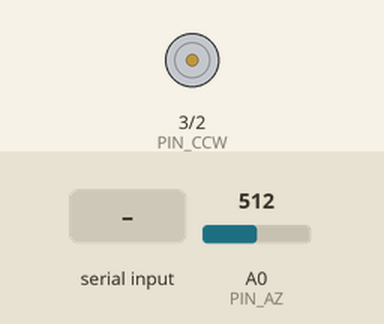
The sketch below on a simulated Arduino Nano, built with avr-gcc and run on an emulated ATmega328P. Parts: motor-driver pin pairs drawn as motors (green arrow = first pin HIGH = forward, orange = second pin HIGH = backward, longer = more drive). The test bench sets the inputs (shaded band); at power-on: A0 (PIN_AZ) = 512. What the sketch prints to the serial monitor is not drawn.

Above: at 1.2 s.
1.3 s: "w\n" received over Serial
At 2.2 s:
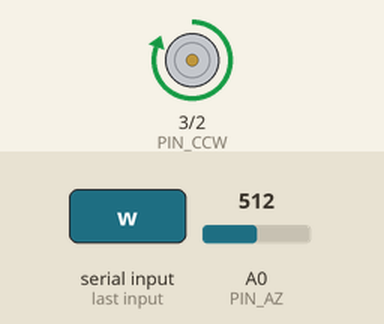
2.8 s: "R\n" received over Serial
At 5.0 s:
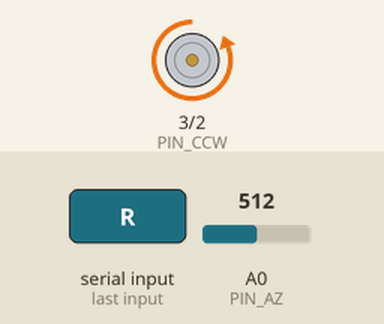
5.3 s: "L\n" received over Serial
At 7.2 s:
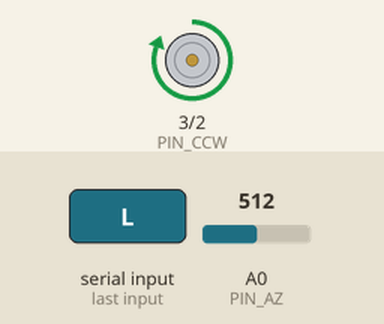
7.8 s: "r\n" received over Serial
At 10.2 s:
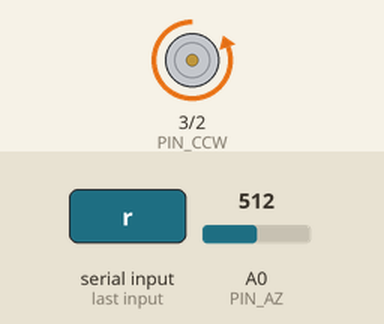
Timing chart, 0 to 15.3 s (numbered marks = the images above; inputs shaded):
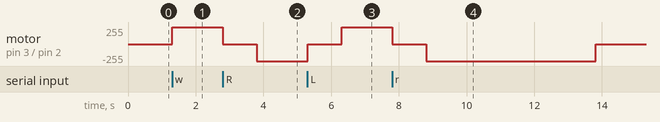

The sketch:

rotor_k3ng_ON5AM.ino
```cpp
// Yaesu G-2800DXC rotator controller — ON5AM
// GS-232A protocol | Arduino Nano
// Pins: D2=CW, D3=CCW, A0=azimuth potentiometer voltage
// Calibration: table of ADC → degrees points (see CAL_ADC / CAL_DEG)
// Commands: R=CW, L=CCW, A=stop azimuth, S=stop all, C=azimuth, M xxx=go to xxx°,
//           W aaa eee=go to aaa° (elevation ignored)
// ON5AM extension (not GS-232A): \R = raw ADC value, for calibration
//                                \B = internal 1.1 V reference (diagnostic)
// M / W: rotation, then check at rest and corrective pulses (see updateMove)
// Safety: CW/CCW interlock, pause on direction reversal, relay timeout,
//         software limit 0–360°

// ── Pins ─────────────────────────────────────────────────────────────────────
#define PIN_CW    2   // Clockwise rotation (CW)
#define PIN_CCW   3   // Counter-clockwise rotation (CCW)
#define PIN_AZ    A0  // Azimuth potentiometer

// ── ADC calibration ──────────────────────────────────────────────────────────
// Measured points (increasing ADC); linear interpolation between two neighbouring points
// Measured 2026-10-22 against the control box needle: new Nano (USB), relay coils on separate 5 V.
// 390° = overlap zone (30 on the dial): used to detect going past 360°.
const int CAL_ADC[] = { 17, 198, 389, 587, 777, 840 };
const int CAL_DEG[] = {  0,  90, 180, 270, 360, 390 };
#define CAL_POINTS ((int)(sizeof(CAL_ADC) / sizeof(CAL_ADC[0])))

// ── Parameters ───────────────────────────────────────────────────────────────
#define AZ_TOLERANCE      2         // Stop tolerance in degrees
#define AZ_MIN_DEG        0         // CCW software limit
#define AZ_MAX_DEG        360       // CW software limit (360–450° overlap not used)
#define DIR_CHANGE_MS     1000UL    // Pause with relays released before a direction reversal
#define RELAY_TIMEOUT_MS  300000UL  // Cut-off if no movement command for 300 s
#define SETTLE_MS         1500UL    // M: wait with relays released before the reading at rest
#define MS_PER_DEG        400UL     // M: pulse duration per degree (≈ 2.5°/s under external control)
#define COARSE_DEG        20        // M: above this error, guided rotation; otherwise a timed pulse
#define MAX_ATTEMPTS      5         // M: maximum number of rotation phases per target
#define PERSIST_MS        400UL     // Minimum duration of a stop condition (~0.2 s spikes ignored)
#define STALL_MS          5000UL    // Stall: relay energised without movement for this long…
#define STALL_DEG         2         // …of less than this many degrees → stop (end stop, ice, box switched off)
#define ADC_SAMPLES       9         // Number of averaged readings
#define SERIAL_BAUD       9600

// ── State variables ──────────────────────────────────────────────────────────
enum Direction { DIR_STOP, DIR_CW, DIR_CCW };

Direction activeDir    = DIR_STOP;  // Direction actually applied to the relays
Direction requestedDir = DIR_STOP;  // Requested direction (may wait for the end of the pause)
Direction lastDir      = DIR_STOP;  // Last applied direction, to detect a reversal
unsigned long stopTime    = 0;      // Time the relays were last released
unsigned long lastMoveCmd = 0;      // Time of the last movement command
int  targetAzimuth  = -1;
char serialBuf[32];
int  bufIdx         = 0;

// Going to a target (M / W) in two stages:
//   MV_MOVE   : rotation guided by the reading while moving, stops once the target is reached
//   MV_SETTLE : relays released, wait, then reading at rest (the only accurate reading)
//   MV_PULSE  : small remaining error → timed pulse, then a new check
enum MoveState { MV_IDLE, MV_MOVE, MV_SETTLE, MV_PULSE };
MoveState moveState  = MV_IDLE;
Direction moveDir    = DIR_STOP;    // Direction of the current phase
unsigned long stateTime  = 0;       // Start of the wait (MV_SETTLE)
unsigned long pulseStart = 0;       // Moment the relay actually closed (MV_PULSE), 0 = not yet
unsigned long pulseMs    = 0;       // Pulse duration
int  moveAttempts   = 0;            // MOVE/PULSE phases already done for this target
unsigned long reachedSince = 0;     // MV_MOVE: target seen reached since (0 = no)
unsigned long limitSince   = 0;     // Software limit seen reached since (0 = no)
Direction stallDir    = DIR_STOP;   // Stall: direction being watched
unsigned long stallStart = 0;       // Stall: start of the watch window
int  stallAz        = 0;            // Stall: azimuth at the start of the window

// True if cond has been true without interruption for PERSIST_MS; since stores the start time
bool persistent(bool cond, unsigned long &since) {
  if (!cond) {
    since = 0;
    return false;
  }
  if (since == 0) since = millis();
  return millis() - since >= PERSIST_MS;
}

// ── Helper functions ─────────────────────────────────────────────────────────

int readAzimuthADC() {
  long sum = 0;
  for (int i = 0; i < ADC_SAMPLES; i++) {
    sum += analogRead(PIN_AZ);
    delayMicroseconds(200);
  }
  return (int)(sum / ADC_SAMPLES);
}

int adcToDegrees(int adc) {
  if (adc <= CAL_ADC[0]) return CAL_DEG[0];
  for (int i = 1; i < CAL_POINTS; i++) {
    if (adc <= CAL_ADC[i]) {
      return CAL_DEG[i - 1] + (int)((long)(adc - CAL_ADC[i - 1]) * (CAL_DEG[i] - CAL_DEG[i - 1])
                                    / (CAL_ADC[i] - CAL_ADC[i - 1]));
    }
  }
  return CAL_DEG[CAL_POINTS - 1];
}

// Internal 1.1 V reference read against AVcc: the value rises when the 5 V supply drops.
// Diagnostic only (\B). The Nano's 5 V drops by about 3 % when a relay coil is powered
// from it (4.68 → 4.54 V), and the ground return also shifts A0: the reading while rotating
// is off by ±5–10°. Hence the two-stage M stop, checked at rest.
int readBandgap() {
  ADMUX = _BV(REFS0) | _BV(MUX3) | _BV(MUX2) | _BV(MUX1);  // AVcc reference, internal 1.1 V channel
  delay(1);                                                // let the reference settle
  long sum = 0;
  for (int i = 0; i < 16; i++) {
    ADCSRA |= _BV(ADSC);
    while (bit_is_set(ADCSRA, ADSC));
    sum += ADC;
  }
  analogRead(PIN_AZ);  // discarded conversion: switches the multiplexer back to A0
  return (int)(sum / 16);
}

int currentAzimuth() {
  return adcToDegrees(readAzimuthADC());
}

// ── Relay control ────────────────────────────────────────────────────────────

// Releases both relays and remembers the direction that was just cut
void relaysOff() {
  digitalWrite(PIN_CW,  LOW);
  digitalWrite(PIN_CCW, LOW);
  if (activeDir != DIR_STOP) {
    lastDir  = activeDir;
    stopTime = millis();
  }
  activeDir = DIR_STOP;
}

// The only place where a relay is energised.
// Interlock: both relays are always released before one is energised.
// Direction reversal: the new relay is only energised after DIR_CHANGE_MS with
// relays released; until then the request stays pending and loop() re-applies it.
void applyDirection(Direction d) {
  if (d == activeDir) return;
  relaysOff();
  if (d == DIR_STOP) return;
  if (lastDir != DIR_STOP && d != lastDir && millis() - stopTime < DIR_CHANGE_MS) return;
  digitalWrite(d == DIR_CW ? PIN_CW : PIN_CCW, HIGH);
  activeDir = d;
}

// Full stop: relays released, request and target cleared
void stopMotor() {
  targetAzimuth = -1;
  moveState     = MV_IDLE;
  requestedDir  = DIR_STOP;
  relaysOff();
}

// M: relays released, target kept; reading at rest after SETTLE_MS
void startSettle() {
  requestedDir = DIR_STOP;
  relaysOff();
  moveState = MV_SETTLE;
  stateTime = millis();
}

// M: advances the MV_MOVE / MV_SETTLE / MV_PULSE state machine by one step (called by loop)
void updateMove() {
  if (moveState == MV_IDLE || targetAzimuth < 0) return;

  if (moveState == MV_SETTLE) {
    if (millis() - stateTime < SETTLE_MS) return;
    int diff = targetAzimuth - currentAzimuth();  // reading at rest: the only accurate one
    if (abs(diff) <= AZ_TOLERANCE || moveAttempts >= MAX_ATTEMPTS) {
      stopMotor();
      return;
    }
    moveAttempts++;
    moveDir      = diff > 0 ? DIR_CW : DIR_CCW;
    requestedDir = moveDir;
    if (abs(diff) > COARSE_DEG) {
      moveState    = MV_MOVE;
      reachedSince = 0;
    } else {
      moveState  = MV_PULSE;
      pulseStart = 0;
      pulseMs    = (unsigned long)abs(diff) * MS_PER_DEG;
    }
    return;
  }

  if (moveState == MV_MOVE) {
    // Reading while moving (off by a few degrees): only used to get close
    int az = currentAzimuth();
    bool reached = (moveDir == DIR_CW) ? az >= targetAzimuth - AZ_TOLERANCE
                                       : az <= targetAzimuth + AZ_TOLERANCE;
    if (persistent(reached, reachedSince)) startSettle();
    return;
  }

  // MV_PULSE: the duration counts from the moment the relay actually closes (after any reversal pause)
  if (pulseStart == 0) {
    if (activeDir == moveDir) pulseStart = millis();
    return;
  }
  if (millis() - pulseStart >= pulseMs) startSettle();
}

// Software limit: false if the requested direction pushes beyond AZ_MIN_DEG / AZ_MAX_DEG
bool directionAllowed(Direction d) {
  if (d == DIR_CW)  return currentAzimuth() < AZ_MAX_DEG;
  if (d == DIR_CCW) return currentAzimuth() > AZ_MIN_DEG;
  return true;
}

// Continuous manual rotation (R / L); refused (stop) if already at the limit
void startManual(Direction d) {
  if (!directionAllowed(d)) {
    stopMotor();
    return;
  }
  targetAzimuth = -1;
  moveState     = MV_IDLE;
  requestedDir  = d;
  lastMoveCmd   = millis();
  applyDirection(d);
}

// ── GS-232A reply ────────────────────────────────────────────────────────────
// Format: "+0XXX" (3 digits, zero-padded)
void sendAzimuth(int az) {
  char buf[16];
  snprintf(buf, sizeof(buf), "+0%03d\r\n", az);
  Serial.print(buf);
}

// ── GS-232A command parser ───────────────────────────────────────────────────
void parseCommand(char *cmd) {
  // Skip leading spaces/CR/LF
  while (*cmd == ' ' || *cmd == '\r' || *cmd == '\n') cmd++;

  if (cmd[0] == 'C' || cmd[0] == 'c') {
    // C  → current azimuth
    sendAzimuth(currentAzimuth());

  } else if (cmd[0] == 'M' || cmd[0] == 'm' || cmd[0] == 'W' || cmd[0] == 'w') {
    // M xxx     → go to azimuth xxx
    // W aaa eee → go to azimuth aaa (elevation eee ignored: atoi stops at the space)
    int az = atoi(cmd + 1);
    az = constrain(az, 0, 360);
    // Start with a reading at rest: immediate if everything is already stopped
    bool wasStopped = (activeDir == DIR_STOP && requestedDir == DIR_STOP);
    startSettle();
    if (wasStopped) stateTime = millis() - SETTLE_MS;
    targetAzimuth = az;
    moveAttempts  = 0;
    lastMoveCmd   = millis();

  } else if (cmd[0] == 'R' || cmd[0] == 'r') {
    // R → continuous CW rotation
    startManual(DIR_CW);

  } else if (cmd[0] == 'L' || cmd[0] == 'l') {
    // L → continuous CCW rotation
    startManual(DIR_CCW);

  } else if (cmd[0] == 'A' || cmd[0] == 'a') {
    // A → stop azimuth (no elevation on this controller)
    stopMotor();

  } else if (cmd[0] == 'S' || cmd[0] == 's') {
    // S → stop all
    stopMotor();
    Serial.println("OK");

  } else if (cmd[0] == '\\' && (cmd[1] == 'R' || cmd[1] == 'r')) {
    // \R → raw ADC value (ON5AM extension, not GS-232A)
    char buf[16];
    snprintf(buf, sizeof(buf), "ADC=%04d\r\n", readAzimuthADC());
    Serial.print(buf);

  } else if (cmd[0] == '\\' && (cmd[1] == 'B' || cmd[1] == 'b')) {
    // \B → 1.1 V reference (ON5AM extension, diagnostic)
    char buf[16];
    snprintf(buf, sizeof(buf), "BG=%04d\r\n", readBandgap());
    Serial.print(buf);
  }
}

// ── Setup ────────────────────────────────────────────────────────────────────
void setup() {
  // LOW written before switching to output: no relay closes at power-up
  digitalWrite(PIN_CW,  LOW);
  digitalWrite(PIN_CCW, LOW);
  pinMode(PIN_CW,  OUTPUT);
  pinMode(PIN_CCW, OUTPUT);
  stopMotor();

  Serial.begin(SERIAL_BAUD);
  Serial.println("K3NG Rotor ON5AM v1.0");
}

// ── Loop ─────────────────────────────────────────────────────────────────────
void loop() {
  // Non-blocking serial read
  while (Serial.available()) {
    char c = Serial.read();
    if (c == '\r' || c == '\n') {
      if (bufIdx > 0) {
        serialBuf[bufIdx] = '\0';
        parseCommand(serialBuf);
        bufIdx = 0;
      }
    } else if (bufIdx < (int)sizeof(serialBuf) - 1) {
      serialBuf[bufIdx++] = c;
    }
  }

  // Rotation towards a target (M / W)
  updateMove();

  // Software limit 0–360°: stop as soon as it is reached (for PERSIST_MS),
  // whatever the command; during M, check at rest instead of giving up
  if (persistent(requestedDir != DIR_STOP && !directionAllowed(requestedDir), limitSince)) {
    if (moveState == MV_MOVE || moveState == MV_PULSE) startSettle();
    else stopMotor();
  }

  // Stall: relay energised but azimuth not moving → stop (since the reading while moving
  // is offset, the software limit may never trigger against a mechanical end stop)
  if (activeDir == DIR_STOP) {
    stallDir = DIR_STOP;
  } else if (activeDir != stallDir) {
    stallDir   = activeDir;
    stallStart = millis();
    stallAz    = currentAzimuth();
  } else if (millis() - stallStart >= STALL_MS) {
    int az = currentAzimuth();
    if (abs(az - stallAz) < STALL_DEG) {
      // During M: check at rest (attempts limited by MAX_ATTEMPTS); otherwise stop
      if (moveState == MV_MOVE || moveState == MV_PULSE) startSettle();
      else stopMotor();
    } else {
      stallStart = millis();
      stallAz    = az;
    }
  }

  // Timeout: no movement command for RELAY_TIMEOUT_MS → cut everything
  if (requestedDir != DIR_STOP && millis() - lastMoveCmd > RELAY_TIMEOUT_MS) {
    stopMotor();
  }

  // Apply the request (including one pending after a reversal)
  applyDirection(requestedDir);
}
```

Measured:
- after the input at 1.3 s, motor on pin 3 (PIN_CCW) / pin 2 (PIN_CW): stopped → forward 255/255 at once
- after the input at 2.8 s, motor on pin 3 (PIN_CCW) / pin 2 (PIN_CW): forward 255/255 → stopped at once, → backward 255/255 1.0 s later
- after the input at 5.3 s, motor on pin 3 (PIN_CCW) / pin 2 (PIN_CW): backward 255/255 → stopped at once, → forward 255/255 1.0 s later
- after the input at 7.8 s, motor on pin 3 (PIN_CCW) / pin 2 (PIN_CW): forward 255/255 → stopped after 0.01 s instead of 3.5 s
